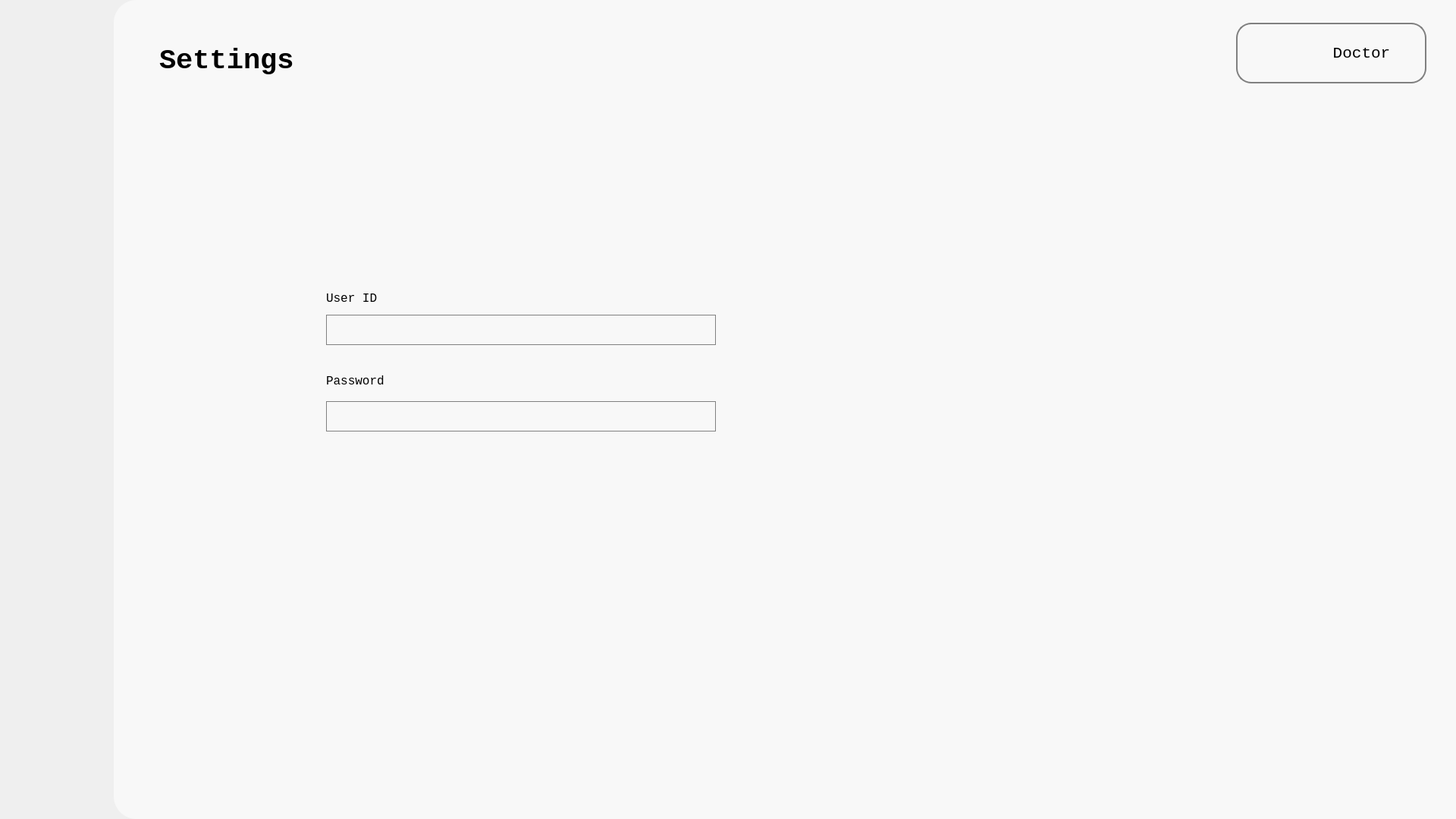
<?xml version="1.0" encoding="UTF-8"?>
<ui version="4.0">
 <class>Form</class>
 <widget class="QWidget" name="Form">
  <property name="geometry">
   <rect>
    <x>0</x>
    <y>0</y>
    <width>1920</width>
    <height>1080</height>
   </rect>
  </property>
  <property name="windowTitle">
   <string>Form</string>
  </property>
  <property name="styleSheet">
   <string notr="true">background-color: &quot;#B6D0E2&quot; </string>
  </property>
  <widget class="QWidget" name="whitebg" native="true">
   <property name="geometry">
    <rect>
     <x>150</x>
     <y>0</y>
     <width>1771</width>
     <height>1080</height>
    </rect>
   </property>
   <property name="styleSheet">
    <string notr="true">background-color: #F8F8F8;
border-bottom-left-radius: 30px;
border-top-left-radius: 30px;</string>
   </property>
   <widget class="QLabel" name="settings_label">
    <property name="geometry">
     <rect>
      <x>60</x>
      <y>40</y>
      <width>481</width>
      <height>81</height>
     </rect>
    </property>
    <property name="font">
     <font>
      <family>Consolas</family>
      <pointsize>28</pointsize>
      <weight>75</weight>
      <bold>true</bold>
     </font>
    </property>
    <property name="text">
     <string>Settings</string>
    </property>
   </widget>
   <widget class="QFrame" name="user_frame">
    <property name="geometry">
     <rect>
      <x>1480</x>
      <y>30</y>
      <width>251</width>
      <height>80</height>
     </rect>
    </property>
    <property name="styleSheet">
     <string notr="true">border-radius: 20px; border: 2px solid #808080</string>
    </property>
    <property name="frameShape">
     <enum>QFrame::StyledPanel</enum>
    </property>
    <property name="frameShadow">
     <enum>QFrame::Raised</enum>
    </property>
    <widget class="QLabel" name="profile_icon">
     <property name="geometry">
      <rect>
       <x>10</x>
       <y>10</y>
       <width>60</width>
       <height>60</height>
      </rect>
     </property>
     <property name="styleSheet">
      <string notr="true">border: none</string>
     </property>
     <property name="text">
      <string/>
     </property>
     <property name="pixmap">
      <pixmap>../Images/icon/profile_icon.png</pixmap>
     </property>
     <property name="scaledContents">
      <bool>true</bool>
     </property>
    </widget>
    <widget class="QPushButton" name="profile_btn">
     <property name="geometry">
      <rect>
       <x>100</x>
       <y>25</y>
       <width>131</width>
       <height>31</height>
      </rect>
     </property>
     <property name="font">
      <font>
       <family>Consolas</family>
       <pointsize>16</pointsize>
      </font>
     </property>
     <property name="styleSheet">
      <string notr="true">border: none</string>
     </property>
     <property name="text">
      <string>Doctor</string>
     </property>
    </widget>
   </widget>
   <widget class="QFrame" name="updateFrame">
    <property name="geometry">
     <rect>
      <x>180</x>
      <y>160</y>
      <width>741</width>
      <height>461</height>
     </rect>
    </property>
    <widget class="QWidget" name="layoutWidget">
     <property name="geometry">
      <rect>
       <x>100</x>
       <y>41</y>
       <width>518</width>
       <height>391</height>
      </rect>
     </property>
     <layout class="QVBoxLayout" name="verticalLayout_2">
      <property name="spacing">
       <number>15</number>
      </property>
      <item>
       <layout class="QVBoxLayout" name="name_layout">
        <property name="spacing">
         <number>10</number>
        </property>
        <item>
         <layout class="QHBoxLayout" name="horizontalLayout">
          <item>
           <spacer name="horizontalSpacer">
            <property name="orientation">
             <enum>Qt::Horizontal</enum>
            </property>
            <property name="sizeType">
             <enum>QSizePolicy::Fixed</enum>
            </property>
            <property name="sizeHint" stdset="0">
             <size>
              <width>175</width>
              <height>20</height>
             </size>
            </property>
           </spacer>
          </item>
          <item>
           <widget class="QLabel" name="profile_icon_2">
            <property name="minimumSize">
             <size>
              <width>150</width>
              <height>150</height>
             </size>
            </property>
            <property name="maximumSize">
             <size>
              <width>150</width>
              <height>150</height>
             </size>
            </property>
            <property name="styleSheet">
             <string notr="true">border: none</string>
            </property>
            <property name="text">
             <string/>
            </property>
            <property name="pixmap">
             <pixmap>../Images/icon/profile_icon.png</pixmap>
            </property>
            <property name="scaledContents">
             <bool>true</bool>
            </property>
           </widget>
          </item>
          <item>
           <spacer name="horizontalSpacer_2">
            <property name="orientation">
             <enum>Qt::Horizontal</enum>
            </property>
            <property name="sizeType">
             <enum>QSizePolicy::Fixed</enum>
            </property>
            <property name="sizeHint" stdset="0">
             <size>
              <width>175</width>
              <height>20</height>
             </size>
            </property>
           </spacer>
          </item>
         </layout>
        </item>
        <item>
         <widget class="QLabel" name="user_id">
          <property name="maximumSize">
           <size>
            <width>514</width>
            <height>23</height>
           </size>
          </property>
          <property name="font">
           <font>
            <family>Consolas</family>
            <pointsize>12</pointsize>
           </font>
          </property>
          <property name="text">
           <string>User ID</string>
          </property>
         </widget>
        </item>
        <item>
         <widget class="QLabel" name="user_id_display">
          <property name="minimumSize">
           <size>
            <width>514</width>
            <height>40</height>
           </size>
          </property>
          <property name="maximumSize">
           <size>
            <width>514</width>
            <height>40</height>
           </size>
          </property>
          <property name="font">
           <font>
            <family>Consolas</family>
            <pointsize>10</pointsize>
           </font>
          </property>
          <property name="styleSheet">
           <string notr="true">border-radius: 0px; border: 1px solid #808080</string>
          </property>
          <property name="text">
           <string/>
          </property>
         </widget>
        </item>
       </layout>
      </item>
      <item>
       <layout class="QVBoxLayout" name="pass_layout">
        <item>
         <widget class="QLabel" name="pas">
          <property name="maximumSize">
           <size>
            <width>514</width>
            <height>23</height>
           </size>
          </property>
          <property name="font">
           <font>
            <family>Consolas</family>
            <pointsize>12</pointsize>
           </font>
          </property>
          <property name="text">
           <string>Password</string>
          </property>
         </widget>
        </item>
        <item>
         <widget class="QLabel" name="pass_display">
          <property name="minimumSize">
           <size>
            <width>514</width>
            <height>40</height>
           </size>
          </property>
          <property name="maximumSize">
           <size>
            <width>514</width>
            <height>40</height>
           </size>
          </property>
          <property name="font">
           <font>
            <family>Consolas</family>
            <pointsize>10</pointsize>
           </font>
          </property>
          <property name="styleSheet">
           <string notr="true">border-radius: 0px; border: 1px solid #808080</string>
          </property>
          <property name="text">
           <string/>
          </property>
         </widget>
        </item>
       </layout>
      </item>
     </layout>
    </widget>
   </widget>
  </widget>
 </widget>
 <resources/>
 <connections/>
</ui>
